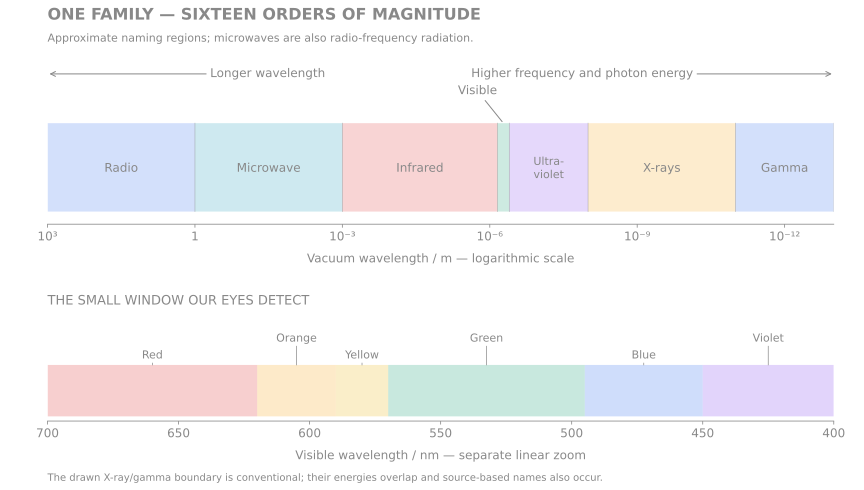

This chart was generated by the following Python code:
"""Regenerate the logarithmic spectrum map and verify numerical examples."""
from pathlib import Path
import re
import math
import matplotlib
matplotlib.use('Agg')
import matplotlib.pyplot as plt
from matplotlib.patches import Rectangle
import numpy as np

HERE = Path(__file__).resolve().parent
GREY = '#888888'
plt.rcParams.update({'font.family': 'DejaVu Sans', 'font.size': 12,
                     'text.color': GREY, 'axes.labelcolor': GREY,
                     'xtick.color': GREY, 'ytick.color': GREY,
                     'svg.fonttype': 'none', 'svg.hashsalt': 'vault'})
fig, (ax, zoom) = plt.subplots(2, 1, figsize=(12, 6.8),
                             gridspec_kw={'height_ratios': [1.35, 1]})
fig.patch.set_alpha(0)
fig.subplots_adjust(left=.055, right=.965, bottom=.14, top=.80, hspace=.94)
ax.set_xlim(3, -13)
ax.set_ylim(0, 1)
ax.set_yticks([])
ax.set_xlabel('Vacuum wavelength / m — logarithmic scale', labelpad=10)
ax.set_xticks([3, 0, -3, -6, -9, -12])
ax.set_xticklabels(['10³', '1', '10⁻³', '10⁻⁶', '10⁻⁹', '10⁻¹²'])
for a in (ax, zoom):
    a.set_facecolor('none')
    for sp in a.spines.values(): sp.set_visible(False)
    a.spines['bottom'].set_visible(True)
    a.spines['bottom'].set_color(GREY)

bands=[('Radio',3,0,'#2563eb'),('Microwave',0,-3,'#0891b2'),
       ('Infrared',-3,math.log10(700e-9),'#dc2626'),
       ('Visible',math.log10(700e-9),math.log10(400e-9),'#059669'),
       ('Ultraviolet',math.log10(400e-9),-8,'#7c3aed'),
       ('X-rays',-8,-11,'#f59e0b'),('Gamma',-11,-13,'#2563eb')]
for name,left,right,col in bands:
    ax.add_patch(Rectangle((right,.10),left-right,.7,facecolor=col,alpha=.20,
                           edgecolor='none'))
    ax.plot([right,right],[.10,.8],color=GREY,lw=.7,alpha=.5)
    if name=='Visible':
        ax.annotate(name,xy=((left+right)/2,.8),xytext=(-5.75,1.03),
                    ha='center',fontsize=12,arrowprops={'arrowstyle':'-','color':GREY})
    elif name=='Ultraviolet':
        ax.text((left+right)/2,.44,'Ultra-\nviolet',ha='center',va='center',fontsize=11)
    else:ax.text((left+right)/2,.44,name,ha='center',va='center')
ax.annotate('Longer wavelength',xy=(.0,1.19),xytext=(.28,1.19),xycoords='axes fraction',
            ha='center',va='center',arrowprops={'arrowstyle':'->','color':GREY})
ax.annotate('Higher frequency and photon energy',xy=(1,1.19),xytext=(.68,1.19),xycoords='axes fraction',
            ha='center',va='center',arrowprops={'arrowstyle':'->','color':GREY})
fig.text(.055,.96,'ONE FAMILY — SIXTEEN ORDERS OF MAGNITUDE',fontsize=16,weight='bold')
fig.text(.055,.915,'Approximate naming regions; microwaves are also radio-frequency radiation.',fontsize=11)
zoom.set_xlim(700,400);zoom.set_ylim(0,1);zoom.set_yticks([])
zoom.set_xlabel('Visible wavelength / nm — separate linear zoom',labelpad=10)
zoom.set_xticks([700,650,600,550,500,450,400])
visible=[('Red',700,620,'#dc2626'),('Orange',620,590,'#f59e0b'),
         ('Yellow',590,570,'#eab308'),('Green',570,495,'#059669'),
         ('Blue',495,450,'#2563eb'),('Violet',450,400,'#7c3aed')]
for name,left,right,col in visible:
    zoom.add_patch(Rectangle((right,.05),left-right,.55,facecolor=col,alpha=.22,edgecolor='none'))
    # Narrow colour names are staggered, never squeezed into their regions.
    height=.88 if name in ('Orange','Green','Violet') else .70
    centre=(left+right)/2
    zoom.plot([centre,centre],[.6,height-.08],color=GREY,lw=.7)
    zoom.text(centre,height,name,ha='center',va='center',fontsize=11)
zoom.set_title('THE SMALL WINDOW OUR EYES DETECT',loc='left',pad=23,fontsize=13,color=GREY)
fig.text(.055,.018,'The drawn X-ray/gamma boundary is conventional; their energies overlap and source-based names also occur.',fontsize=10)
out=HERE/'electromagnetic-spectrum-map.svg'
fig.savefig(out,transparent=True,metadata={'Date':None})
s=out.read_text()
def responsive_root(match):
    tag = re.sub(r' width="[^"]+"', ' width="100%"', match.group(0))
    return re.sub(r' height="[^"]+"', '', tag)
s=re.sub(r'<svg\b[^>]*>', responsive_root, s, count=1)
s='\n'.join(line.rstrip() for line in s.splitlines())+'\n'
out.write_text(s)
plt.close(fig)

# Independent arithmetic and boundary checks for the accompanying text.
c=3e8;h=6.626e-34
assert math.isclose(c*6*5e-15,9e-6)
assert math.isclose(c/2.4e9,.125)
assert math.isclose((c/(500e-9))/2.4e9,250000)
assert 700e-9 < 12e-6 < 28e-6 < 1e-3
for wavelength in np.logspace(-13,3,1000):
    frequency=c/wavelength
    assert math.isclose(frequency*wavelength,c)
    assert math.isclose(h*frequency,h*c/wavelength)
print('PASS: 1,000 wavelength/frequency/energy identities and four worked-value checks')
print('Photon rates: microwave',1/(h*2.4e9),'visible',1/(h*c/(500e-9)))
print(out)
